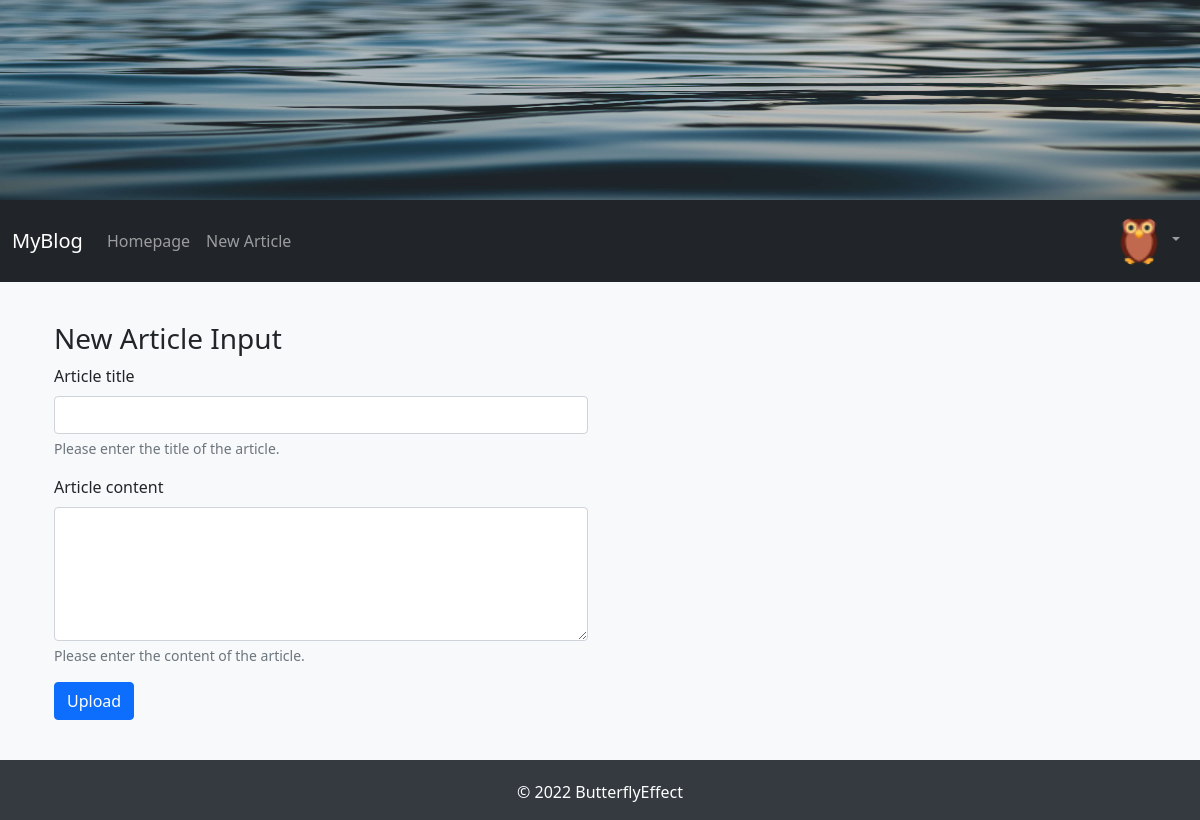
Page /new_article/ (signed in) on the earlier database version.
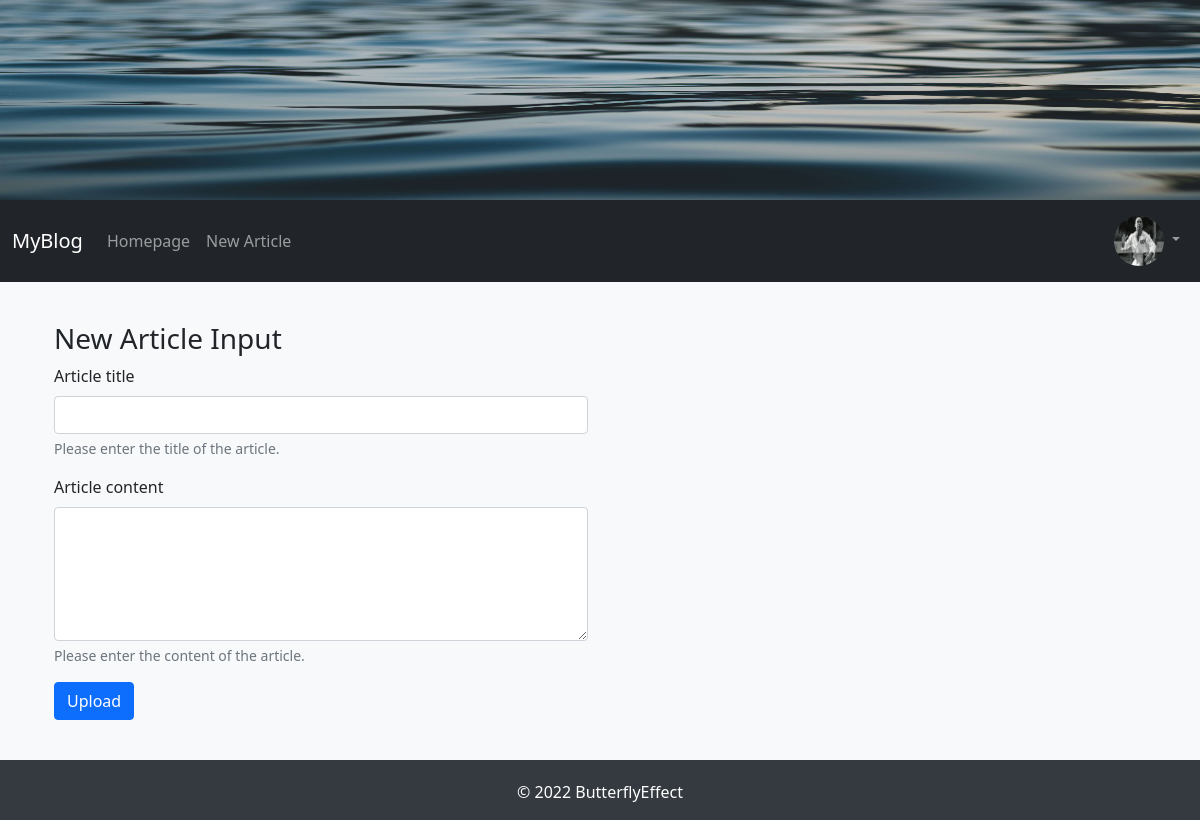
Same page on the later database version.
### FlaskBlogApp/models.py (models this page shows, shortened)
class User(db.Model, UserMixin):
    id = db.Column(db.Integer, primary_key=True)
    username = db.Column(db.String(15), unique=True, nullable=False)
    email = db.Column(db.String(150), unique=True, nullable=False)
    password = db.Column(db.String(36), nullable=False)
    profile_image = db.Column(db.String(30), default='default_profile_image.jpg')
    articles = db.relationship('Article', backref='author', lazy=True)

### FlaskBlogApp/routes.py (the view, shortened to what this page needs)
@app.route("/new_article/",methods=['GET', 'POST'])
@login_required
def new_article():
    form = NewArticleForm()
    return render_template("new_article.html", form=form, page_title="New Article Input")

### FlaskBlogApp/forms.py
class NewArticleForm(FlaskForm):
    article_title = StringField(label="Article title",
                                 validators=[DataRequired(message="Αυτό το πεδίο δε μπορεί να είναι κενό."),
                                 Length(min=3, max=50, message="Αυτό το πεδίο πρέπει να είναι από 3 έως 50 χαρακτήρες")])
    article_body = TextAreaField(label="Article content",
                        validators=[DataRequired(message="Αυτό το πεδίο δε μπορεί να είναι κενό."),
                                       Length(min=3, message="The body of the article has to have atleast 5 characters")])
    submit = SubmitField('Upload')

### FlaskBlogApp/models.py (called while the page is built)
@login_manager.user_loader
def load_user(user_id):
	return User.query.get(int(user_id))

### FlaskBlogApp/templates/new_article.html (shortened to what this page needs)
{% extends "base.html" %}
{% block content %}
<div class="container login-container">
  <div class="row">
    <div class="col-md-6 login-form-1">
        <h3>{{ page_title }}</h3>
        <form method="POST" novalidate>
          <div class="mb-3">
            {{ form.article_title.label(class="form-label") }}
            {{ form.article_title(class="form-control", required=False) }}
            <div id="article_titleHelp" class="form-text">Please enter the title of the article.</div>
          </div>
          <div class="mb-3">
            {{ form.article_body.label(class="form-label") }}
            {{ form.article_body(class="form-control", rows="5", required=False) }}
            <div id="article_bodyHelp" class="form-text">Please enter the content of the article.</div>
          </div>
          <div class="mb-3">
              {{ form.submit(class="btn btn-primary") }}
          </div>
        </form>
    </div>
  </div>
</div>
{% endblock content %}

### FlaskBlogApp/templates/navbar.html (shortened to what this page needs)
<nav class="navbar navbar-expand-lg navbar-dark bg-dark">
  <div class="container-fluid">
    <a class="navbar-brand" href="/">MyBlog</a>
    <div class="collapse navbar-collapse" id="navbarNav">
      <ul class="navbar-nav me-auto mb-2 mb-lg-0">
        <li class="nav-item">
          <a class="nav-link" aria-current="page" href="/">Homepage</a>
        </li>
        <li class="nav-item">
          <a class="nav-link" href="/new_article/">New Article</a>
        </li>
      </ul>
      <ul class="nav navbar-nav navbar-right">
        {% if current_user.is_authenticated %}
        <li class="nav-item dropdown">
          <a class="nav-link dropdown-toggle" href="#" id="navbarDropdown" role="button" data-bs-toggle="dropdown" aria-expanded="false">
              <img class="rounded-circle navbar-profile-image" src="{{ url_for('static', filename='images/profiles_images/'+current_user.profile_image) }}" alt="{{ current_user.username }}" data-holder-rendered="true" data-bs-toggle="tooltip" data-bs-placement="top", title="{{ current_user.username }}" >
            </a>
        </li>
        {% endif %}
      </ul>
    </div>
  </div>
</nav>

Differences in the rows shown:
changed User: profile_image: picture added in place of a placeholder
